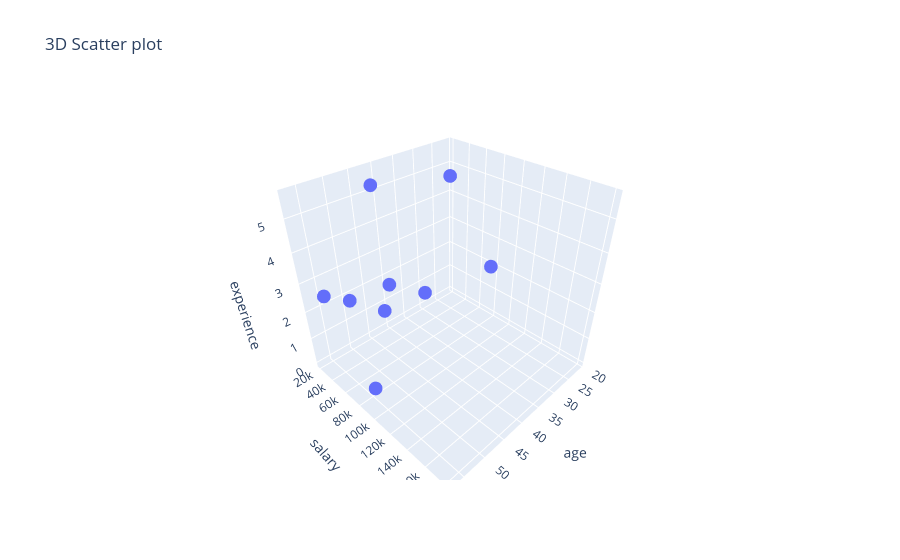

The code cell stored with this chart in its notebook:
### Code cell
fig.show()

### Figure 1 — Plotly figure (JSON) as saved in the notebook; plotly's stock layout.template omitted (floating-point values rounded to 4 significant figures)
{"data": [{"hovertemplate": "age=%{x}<br>salary=%{y}<br>experience=%{z}<extra></extra>", "legendgroup": "", "marker": {"color": "#636efa", "symbol": "circle"}, "mode": "markers", "name": "", "scene": "scene", "showlegend": false, "type": "scatter3d", "x": [43, 45, 51, 57, 54, 50, 21, 44, 38], "y": [33000, 44000, 35000, 44000, 78000, 180000, 21000, 50000, 65000], "z": [1.1, 5.6, 2.2, 3, 0, 5.6, 4.6, 2.5, 2]}], "layout": {"legend": {"tracegroupgap": 0}, "scene": {"domain": {"x": [0, 1], "y": [0, 1]}, "xaxis": {"title": {"text": "age"}}, "yaxis": {"title": {"text": "salary"}}, "zaxis": {"title": {"text": "experience"}}}, "title": {"text": "3D Scatter plot"}}}
